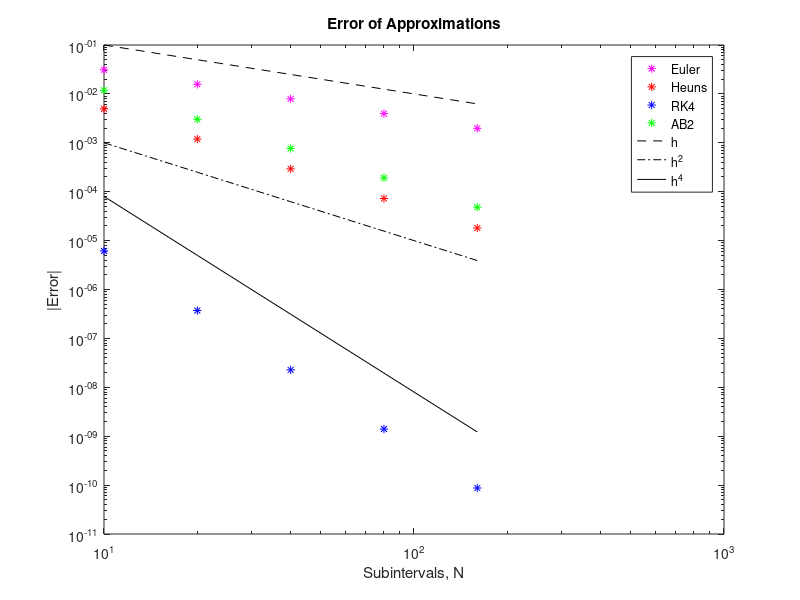

Source code (MATLAB):
clear all;
format long;
clf;

a = 0;
b = 1;

%%%%% N = 10 %%%%%

N = 10;
h = (b - a)/N;
u10Euler(1) = 1;
u10Heuns(1) = 1;
u10RK4(1) = 1;
u10AB2(1) = 1;

for i = 1:N;
        u10Euler(i+1) = u10Euler(i) + h*(-u10Euler(i)*tan(h*(i-1)) + sin(2*h*(i-1)));
        u10Heuns(i+1) = u10Heuns(i) + (h/2)*((-u10Heuns(i)*tan(h*(i-1)) + sin(2*h*(i-1))) + (-(u10Heuns(i) + h*(-u10Heuns(i)*tan(h*(i-1)) + sin(2*h*(i-1))))*tan(h*(i)) + sin(2*h*(i))));
        k1(i) = h*(-u10RK4(i)*tan(h*(i-1)) + sin(2*h*(i-1)));
        k2(i) = h*(-(u10RK4(i) + 0.5*k1(i))*tan(h*(i-1)+h/2) + sin(2*(h*(i-1)+h/2)));
        k3(i) = h*(-(u10RK4(i) + 0.5*k2(i))*tan(h*(i-1)+h/2) + sin(2*(h*(i-1) + h/2)));
        k4(i) = h*(-(u10RK4(i) + k3(i))*tan(h*(i-1)+h) + sin(2*(h*(i-1) + h)));
        u10RK4(i+1) = u10RK4(i) + 1/6*(k1(i) + 2*k2(i) + 2*k3(i) + k4(i));
        u10AB2(2) = u10RK4(2);
        u10AB2(i+2) = u10AB2(i+1) + (h/2)*(3*(-u10AB2(i+1)*tan(h*(i)) + sin(2*h*(i)))-(-u10AB2(i)*tan(h*(i-1)) + sin(2*h*(i-1))));
end

%%%%% N = 20 %%%%%

N = 20;
h = (b - a)/N;
u20Euler(1) = 1;
u20Heuns(1) = 1;
u20RK4(1) = 1;
u20AB2(1) = 1;

for i = 1:N;
        u20Euler(i+1) = u20Euler(i) + h*(-u20Euler(i)*tan(h*(i-1)) + sin(2*h*(i-1)));
        u20Heuns(i+1) = u20Heuns(i) + (h/2)*((-u20Heuns(i)*tan(h*(i-1)) + sin(2*h*(i-1))) + (-(u20Heuns(i) + h*(-u20Heuns(i)*tan(h*(i-1)) + sin(2*h*(i-1))))*tan(h*(i)) + sin(2*h*(i)))); 
        k1(i) = h*(-u20RK4(i)*tan(h*(i-1)) + sin(2*h*(i-1)));
        k2(i) = h*(-(u20RK4(i) + 0.5*k1(i))*tan(h*(i-1)+h/2) + sin(2*(h*(i-1)+h/2)));
        k3(i) = h*(-(u20RK4(i) + 0.5*k2(i))*tan(h*(i-1)+h/2) + sin(2*(h*(i-1) + h/2)));
        k4(i) = h*(-(u20RK4(i) + k3(i))*tan(h*(i-1)+h) + sin(2*(h*(i-1) + h)));
        u20RK4(i+1) = u20RK4(i) + 1/6*(k1(i) + 2*k2(i) + 2*k3(i) + k4(i));
        u20AB2(2) = u20RK4(2);
        u20AB2(i+2) = u20AB2(i+1) + (h/2)*(3*(-u20AB2(i+1)*tan(h*(i)) + sin(2*h*(i)))-(-u20AB2(i)*tan(h*(i-1)) + sin(2*h*(i-1))));
end

%%%%% N = 40 %%%%%

N = 40;
h = (b - a)/N;
u40Euler(1) = 1;
u40Heuns(1) = 1;
u40RK4(1) = 1;
u40RK4(1) = 1;
u40AB2(1) = 1;

for i = 1:N;
        u40Euler(i+1) = u40Euler(i) + h*(-u40Euler(i)*tan(h*(i-1)) + sin(2*h*(i-1)));
        u40Heuns(i+1) = u40Heuns(i) + (h/2)*((-u40Heuns(i)*tan(h*(i-1)) + sin(2*h*(i-1))) + (-(u40Heuns(i) + h*(-u40Heuns(i)*tan(h*(i-1)) + sin(2*h*(i-1))))*tan(h*(i)) + sin(2*h*(i))));  
        k1(i) = h*(-u40RK4(i)*tan(h*(i-1)) + sin(2*h*(i-1)));
        k2(i) = h*(-(u40RK4(i) + 0.5*k1(i))*tan(h*(i-1)+h/2) + sin(2*(h*(i-1)+h/2)));
        k3(i) = h*(-(u40RK4(i) + 0.5*k2(i))*tan(h*(i-1)+h/2) + sin(2*(h*(i-1) + h/2)));
        k4(i) = h*(-(u40RK4(i) + k3(i))*tan(h*(i-1)+h) + sin(2*(h*(i-1) + h)));
        u40RK4(i+1) = u40RK4(i) + 1/6*(k1(i) + 2*k2(i) + 2*k3(i) + k4(i));
        u40AB2(2) = u40RK4(2);
        u40AB2(i+2) = u40AB2(i+1) + (h/2)*(3*(-u40AB2(i+1)*tan(h*(i)) + sin(2*h*(i)))-(-u40AB2(i)*tan(h*(i-1)) + sin(2*h*(i-1))));
end

%%%%% N = 80 %%%%%

N = 80;
h = (b - a)/N;
u80Euler(1) = 1;
u80Heuns(1) = 1;
u80RK4(1) = 1;
u80RK4(1) = 1;
u80AB2(1) = 1;

for i = 1:N;
        u80Euler(i+1) = u80Euler(i) + h*(-u80Euler(i)*tan(h*(i-1)) + sin(2*h*(i-1)));
        u80Heuns(i+1) = u80Heuns(i) + (h/2)*((-u80Heuns(i)*tan(h*(i-1)) + sin(2*h*(i-1))) + (-(u80Heuns(i) + h*(-u80Heuns(i)*tan(h*(i-1)) + sin(2*h*(i-1))))*tan(h*(i)) + sin(2*h*(i))));    
        k1(i) = h*(-u80RK4(i)*tan(h*(i-1)) + sin(2*h*(i-1)));
        k2(i) = h*(-(u80RK4(i) + 0.5*k1(i))*tan(h*(i-1)+h/2) + sin(2*(h*(i-1)+h/2)));
        k3(i) = h*(-(u80RK4(i) + 0.5*k2(i))*tan(h*(i-1)+h/2) + sin(2*(h*(i-1) + h/2)));
        k4(i) = h*(-(u80RK4(i) + k3(i))*tan(h*(i-1)+h) + sin(2*(h*(i-1) + h)));
        u80RK4(i+1) = u80RK4(i) + 1/6*(k1(i) + 2*k2(i) + 2*k3(i) + k4(i));
        u80AB2(2) = u80RK4(2);
        u80AB2(i+2) = u80AB2(i+1) + (h/2)*(3*(-u80AB2(i+1)*tan(h*(i)) + sin(2*h*(i)))-(-u80AB2(i)*tan(h*(i-1)) + sin(2*h*(i-1))));
end

%%%%% N = 160 %%%%%

N = 160;
h = (b - a)/N;
u160Euler(1) = 1;
u160Heuns(1) = 1;
u160RK4(1) = 1;
u160RK4(1) = 1;
u160AB2(1) = 1;

for i = 1:N;
        u160Euler(i+1) = u160Euler(i) + h*(-u160Euler(i)*tan(h*(i-1)) + sin(2*h*(i-1)));
        u160Heuns(i+1) = u160Heuns(i) + (h/2)*((-u160Heuns(i)*tan(h*(i-1)) + sin(2*h*(i-1))) + (-(u160Heuns(i) + h*(-u160Heuns(i)*tan(h*(i-1)) + sin(2*h*(i-1))))*tan(h*(i)) + sin(2*h*(i))));       
        k1(i) = h*(-u160RK4(i)*tan(h*(i-1)) + sin(2*h*(i-1)));
        k2(i) = h*(-(u160RK4(i) + 0.5*k1(i))*tan(h*(i-1)+h/2) + sin(2*(h*(i-1)+h/2)));
        k3(i) = h*(-(u160RK4(i) + 0.5*k2(i))*tan(h*(i-1)+h/2) + sin(2*(h*(i-1) + h/2)));
        k4(i) = h*(-(u160RK4(i) + k3(i))*tan(h*(i-1)+h) + sin(2*(h*(i-1) + h)));
        u160RK4(i+1) = u160RK4(i) + 1/6*(k1(i) + 2*k2(i) + 2*k3(i) + k4(i));
        u160AB2(2) = u160RK4(2);
        u160AB2(i+2) = u160AB2(i+1) + (h/2)*(3*(-u160AB2(i+1)*tan(h*(i)) + sin(2*h*(i)))-(-u160AB2(i)*tan(h*(i-1)) + sin(2*h*(i-1))));
end

%%%%% PLOTTING %%%%%

u10AB2 = u10AB2(1:11);
u20AB2 = u20AB2(1:21);
u40AB2 = u40AB2(1:41);
u80AB2 = u80AB2(1:81);
u160AB2 = u160AB2(1:161);

t = 0:0.00001:1;
Analytical = 3*cos(t) - 2*cos(t).^2;

EulerErrorString = [u10Euler(end)-Analytical(end) u20Euler(end)-Analytical(end) u40Euler(end)-Analytical(end) u80Euler(end)-Analytical(end) u160Euler(end)-Analytical(end)];
HeunsErrorString = [u10Heuns(end)-Analytical(end) u20Heuns(end)-Analytical(end) u40Heuns(end)-Analytical(end) u80Heuns(end)-Analytical(end) u160Heuns(end)-Analytical(end)];
RK4ErrorString = [u10RK4(end)-Analytical(end) u20RK4(end)-Analytical(end) u40RK4(end)-Analytical(end) u80RK4(end)-Analytical(end) u160RK4(end)-Analytical(end)];
AB2ErrorString = [u10AB2(end)-Analytical(end) u20AB2(end)-Analytical(end) u40AB2(end)-Analytical(end) u80AB2(end)-Analytical(end) u160AB2(end)-Analytical(end)];
SubintervalString = [10 20 40 80 160];
StepSizeString = [(b-a)/10 (b-a)/20 (b-a)/40 (b-a)/80 (b-a)/160];
time = 0:(b-a)/10:1;

plot(time,u10Euler,'*m');
hold on;
plot(time,u10Heuns,'*r');
plot(time,u10RK4,'*b');
plot(time,u10AB2,'*g');
plot(t,Analytical,'-k');
legend('Euler','Heuns','RK4','AB2','Analytical');
title('Comparison of Approximations and Analytical');
xlabel('Time, t');
ylabel('Velocity, u');
hold off;
pause

time = 0:(b-a)/40:1;

plot(time,u40Euler,time,u40Heuns,time,u40RK4,time,u40AB2,t,Analytical);
pause

time = 0:(b-a)/160:1;
plot(time,u160Euler,time,u160Heuns,time,u160RK4,time,u160AB2,t,Analytical);
pause
loglog(SubintervalString,abs(EulerErrorString),'*m');
hold on;
loglog(SubintervalString,abs(HeunsErrorString),'*r');
loglog(SubintervalString,abs(RK4ErrorString),'*b');
loglog(SubintervalString,abs(AB2ErrorString),'*g');
loglog(SubintervalString,StepSizeString.^1,'--k');
loglog(SubintervalString,0.1*StepSizeString.^2,'-.k');
loglog(SubintervalString,0.8*StepSizeString.^4,'-k');
legend('Euler','Heuns','RK4','AB2','h','h^2','h^4');
title('Error of Approximations');
xlabel('Subintervals, N');
ylabel('|Error|');
hold off;